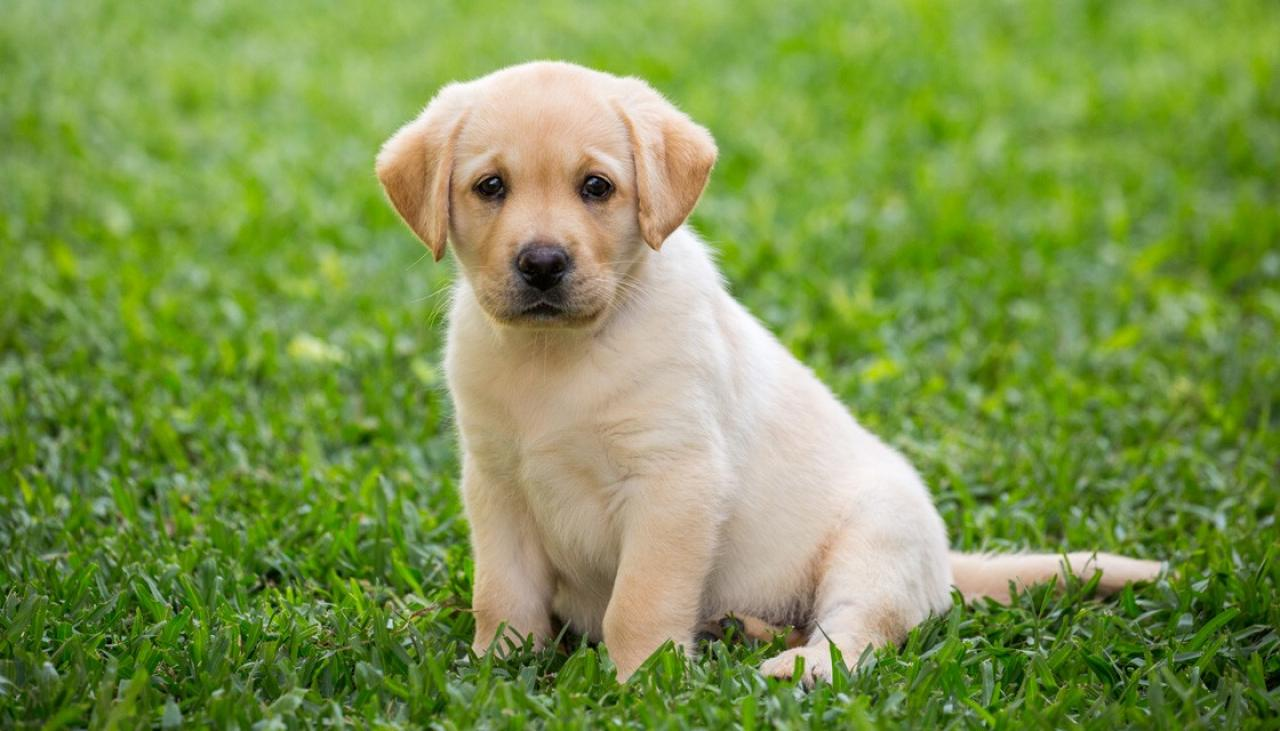
#> input picture dogy.jpg, 1280 x 731 px
$ jupyter execute CONVERT2GRAY.ipynb
#> lines starting #> are read from the running program, lines starting #| are printed output that depends on the picture
[cell 1]
import cv2

[cell 2]
path = input("Enter the path of the image : ")
#> the answer given: dogy.jpg

[cell 3]
print("You enter the path : " , path)

[cell 4]
img3 = cv2.imread(path , 0)
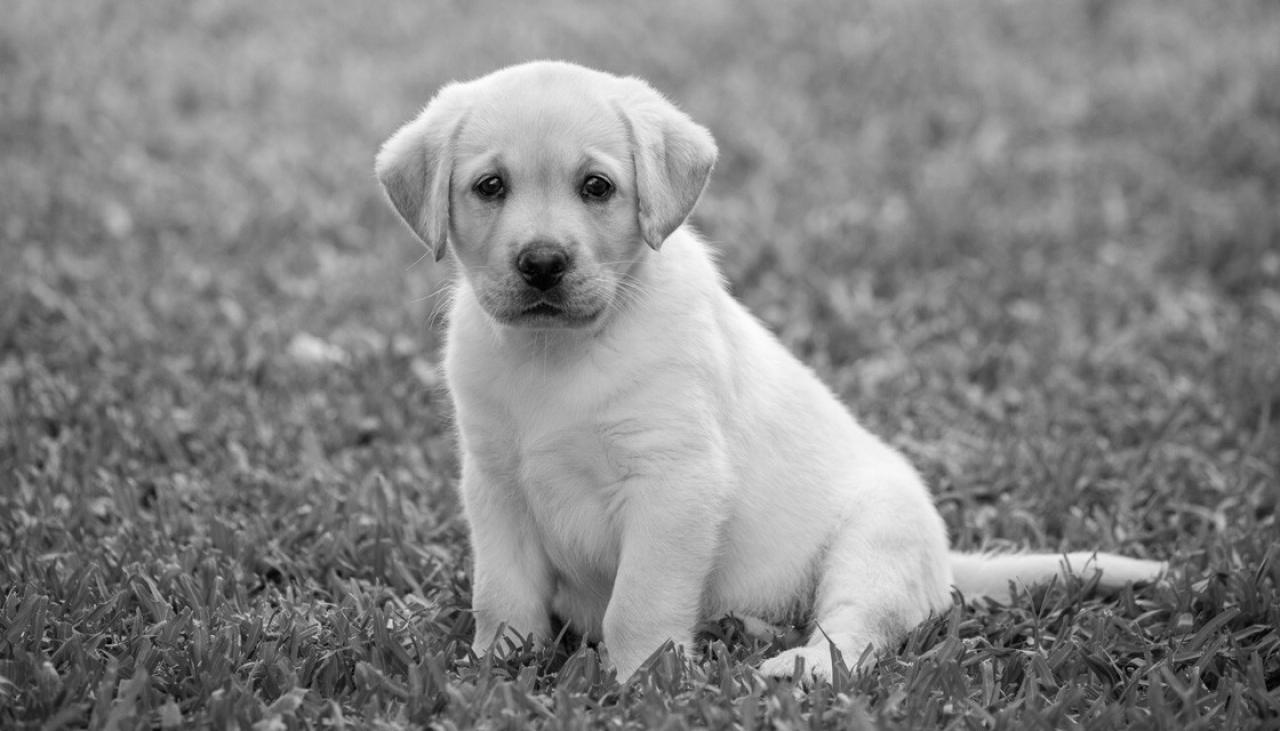
#> img3: shape (731, 1280); min 0, max 255, mean 133.1

[cell 5]
img4 = cv2.resize(img3 , (1000 , 900))
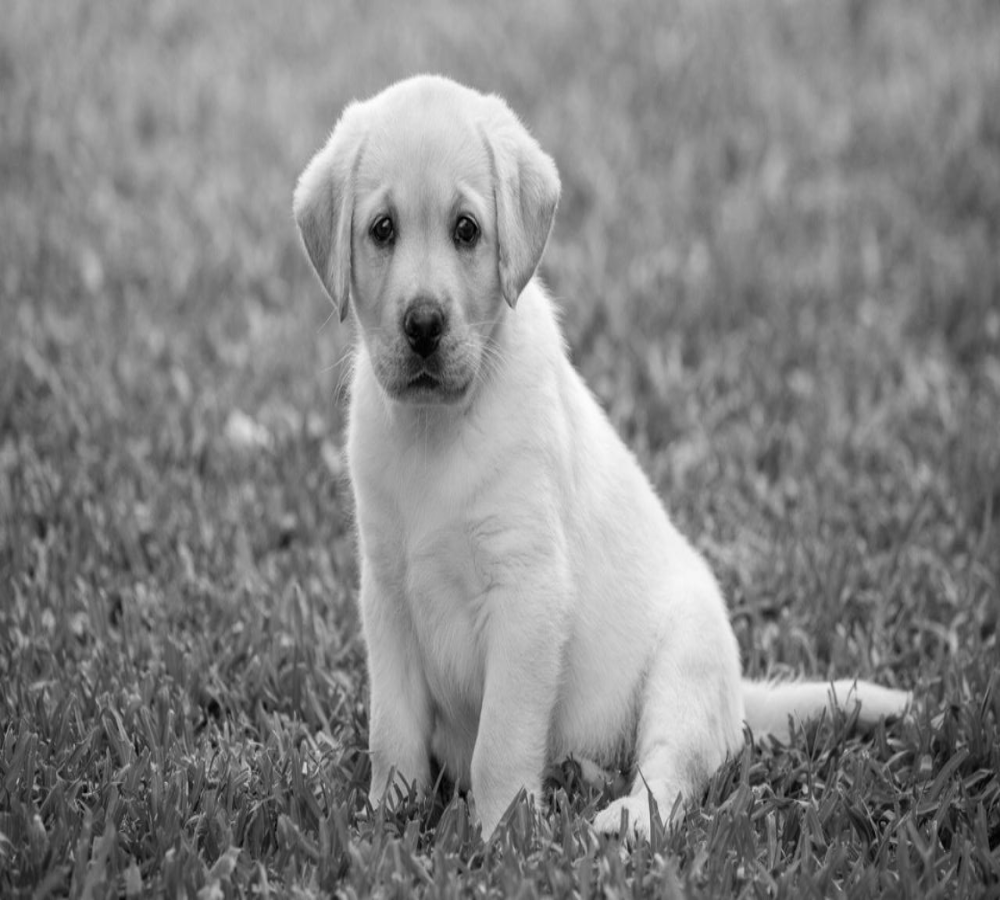
#> img4: shape (900, 1000); min 0, max 255, mean 133

[cell 6]
cv2.imshow("gray-img" , img4)

[cell 7]
k = cv2.waitKey(0)
#> (key Esc is pressed here)
